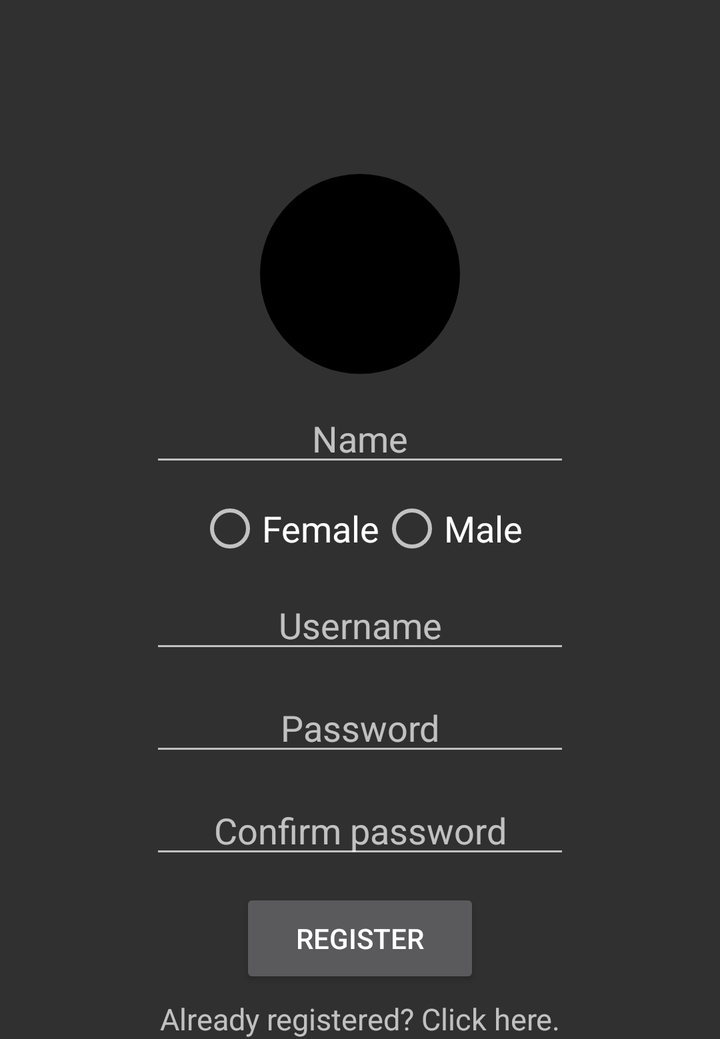
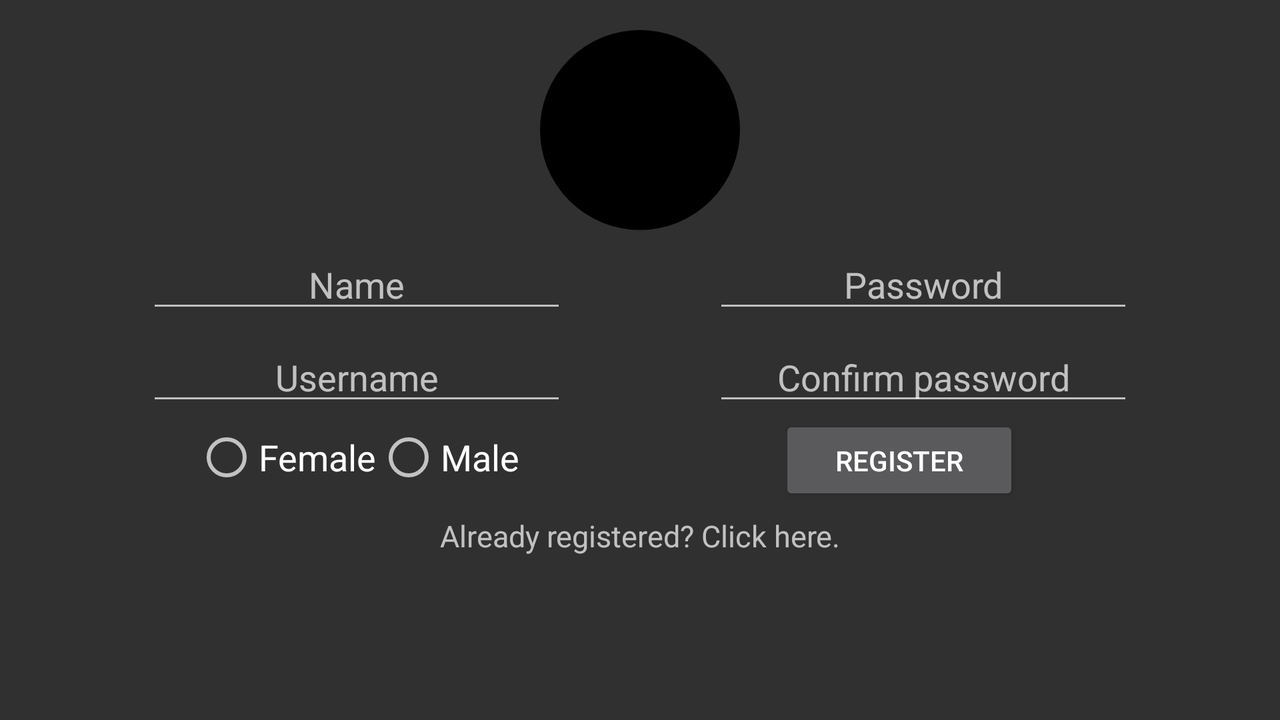

One screen, two layout resources from the same app: the default and the repository's alternative for another configuration. Each is rendered where Android would select it; the XML of both is given below.
<!-- AndroidManifest.xml: application theme AppTheme -->
<!-- res/layout/register_fragment.xml -->
<?xml version="1.0" encoding="utf-8"?>
<android.support.constraint.ConstraintLayout xmlns:android="http://schemas.android.com/apk/res/android"
    xmlns:app="http://schemas.android.com/apk/res-auto"
    xmlns:tools="http://schemas.android.com/tools"
    android:layout_width="match_parent"
    android:layout_height="wrap_content"
    android:screenOrientation="portrait"
    tools:context="com.example.dj_15.myapplication.MainActivity">

    <ImageView
        android:id="@+id/imageView2"
        android:layout_width="wrap_content"
        android:layout_height="wrap_content"
        android:adjustViewBounds="false"
        android:background="@drawable/imageview_design"
        android:cropToPadding="false"
        android:scaleType="center"
        android:src="@mipmap/ic_launcher"
        android:visibility="visible"
        app:layout_constraintBottom_toTopOf="@+id/username2"
        android:layout_marginTop="87dp"
        app:layout_constraintLeft_toLeftOf="parent"
        app:layout_constraintTop_toTopOf="parent"
        app:layout_constraintVertical_bias="0.0"
        app:layout_constraintRight_toRightOf="parent" />

    <EditText
        android:layout_width="wrap_content"
        android:layout_height="wrap_content"
        android:ems="10"
        android:id="@+id/nome"
        android:visibility="visible"
        android:hint="@string/name_label"
        android:inputType="textPersonName"
        android:textAlignment="center"
        android:layout_marginTop="10dp"
        app:layout_constraintTop_toBottomOf="@+id/imageView2"
        app:layout_constraintLeft_toLeftOf="parent"
        app:layout_constraintRight_toRightOf="parent" />

    <RadioGroup
        android:layout_width="wrap_content"
        android:layout_height="wrap_content"
        android:id="@+id/radio_group"
        android:orientation="horizontal"
        app:layout_constraintTop_toBottomOf="@+id/nome"
        app:layout_constraintLeft_toLeftOf="parent"
        app:layout_constraintRight_toRightOf="parent"
        android:layout_marginTop="10dp">

        <RadioButton
            android:id="@+id/fem"
            android:layout_width="wrap_content"
            android:layout_height="wrap_content"
            android:text="@string/female"
            android:textSize="18dp"
            android:visibility="visible"
            app:layout_constraintRight_toLeftOf="@+id/mas"
            app:layout_constraintHorizontal_chainStyle="packed"
            app:layout_constraintLeft_toLeftOf="parent" />

        <RadioButton
            android:id="@+id/mas"
            android:layout_width="wrap_content"
            android:layout_height="wrap_content"
            android:text="@string/male"
            android:textSize="18dp"
            android:visibility="visible"
            app:layout_constraintRight_toRightOf="parent"/>

    </RadioGroup>

    <EditText
        android:id="@+id/username2"
        android:layout_width="wrap_content"
        android:layout_height="wrap_content"
        android:ems="10"
        android:freezesText="false"
        android:hint="Username"
        android:inputType="text"
        android:textAlignment="center"
        android:visibility="visible"
        app:layout_constraintVertical_chainStyle="packed"
        app:layout_constraintTop_toBottomOf="@+id/radio_group"
        android:layout_marginTop="10dp"
        app:layout_constraintRight_toRightOf="parent"
        app:layout_constraintLeft_toLeftOf="parent"/>

    <EditText
        android:id="@+id/password2"
        android:layout_width="wrap_content"
        android:layout_height="wrap_content"
        android:ems="10"
        android:inputType="textPassword"
        android:hint="Password"
        android:textAlignment="center"
        app:layout_constraintLeft_toLeftOf="parent"
        app:layout_constraintRight_toRightOf="parent"
        app:layout_constraintTop_toBottomOf="@+id/username2"
        android:layout_marginTop="10dp" />

    <EditText
        android:id="@+id/conf_pass"
        android:layout_width="wrap_content"
        android:layout_height="wrap_content"
        android:ems="10"
        android:inputType="textPassword"
        android:hint="@string/conf_pass_label"
        android:textAlignment="center"
        app:layout_constraintLeft_toLeftOf="parent"
        app:layout_constraintRight_toRightOf="parent"
        app:layout_constraintTop_toBottomOf="@+id/password2"
        android:layout_marginTop="10dp"
        android:imeOptions="actionDone"/>

    <Button
        android:id="@+id/register"
        android:layout_width="120dp"
        android:layout_height="50dp"
        android:text="@string/reg_button"
        app:layout_constraintLeft_toLeftOf="parent"
        app:layout_constraintRight_toRightOf="parent"
        app:layout_constraintTop_toBottomOf="@id/conf_pass"
        android:layout_marginTop="10dp"/>

    <TextView
        android:id="@+id/redirect"
        android:layout_width="wrap_content"
        android:layout_height="wrap_content"
        android:text="@string/redirect_label"
        app:layout_constraintRight_toRightOf="parent"
        android:layout_marginTop="5dp"
        android:textSize="15dp"
        app:layout_constraintLeft_toLeftOf="parent"
        app:layout_constraintTop_toBottomOf="@id/register"
        />

</android.support.constraint.ConstraintLayout>
<!-- resources referenced by this layout -->
<resources>
  <!-- drawable imageview_design (drawable) -->
  <?xml version="1.0" encoding="utf-8"?>
  <shape xmlns:android="http://schemas.android.com/apk/res/android"
      android:shape="oval"
      android:tint="@color/colorPrimaryDark">
  
  
      <stroke
          android:width="2dp"/>
  
      <size
          android:width="100dp"
          android:height="100dp"/>
  
  
  </shape>
  <string name="conf_pass_label">Confirm password</string>
  <string name="female">Female</string>
  <string name="male">Male</string>
  <string name="name_label">Name</string>
  <string name="redirect_label">Already registered? Click here.</string>
  <string name="reg_button">Register</string>
  <style name="AppTheme" parent="Theme.AppCompat.NoActionBar">
          
          <item name="colorPrimary">@color/colorPrimary</item>
          <item name="colorPrimaryDark">@color/colorPrimaryDark</item>
          <item name="colorAccent">@color/accent_material_dark</item>
      </style>
  <color name="colorPrimaryDark">#000000</color>
  <color name="colorPrimary">#26a3a8</color>
</resources>
<!-- res/layout-land/register_fragment.xml (the repository's variant of the layout above) -->
<!-- drawn on the phone turned sideways -->
<?xml version="1.0" encoding="utf-8"?>
<android.support.constraint.ConstraintLayout xmlns:android="http://schemas.android.com/apk/res/android"
    android:layout_width="match_parent"
    android:layout_height="match_parent"
    xmlns:tools="http://schemas.android.com/tools"
    xmlns:app="http://schemas.android.com/apk/res-auto"
    android:screenOrientation="landscape"
    tools:context="com.example.dj_15.myapplication.MainActivity">

    <ImageView
        android:id="@+id/imageView2"
        android:layout_width="wrap_content"
        android:layout_height="wrap_content"
        android:adjustViewBounds="false"
        android:background="@drawable/imageview_design"
        android:cropToPadding="false"
        android:scaleType="center"
        android:src="@mipmap/ic_launcher"
        android:visibility="visible"
        app:layout_constraintBottom_toTopOf="@+id/username"
        android:layout_marginTop="15dp"
        app:layout_constraintLeft_toLeftOf="parent"
        app:layout_constraintTop_toTopOf="parent"
        app:layout_constraintVertical_bias="0.0"
        app:layout_constraintRight_toRightOf="parent" />

    <EditText
        android:layout_width="wrap_content"
        android:layout_height="wrap_content"
        android:ems="10"
        android:id="@+id/nome"
        android:visibility="visible"
        android:hint="@string/name_label"
        android:inputType="textPersonName"
        android:textAlignment="center"
        android:layout_marginTop="5dp"
        app:layout_constraintTop_toBottomOf="@+id/imageView2"
        app:layout_constraintLeft_toLeftOf="parent"
        app:layout_constraintRight_toLeftOf="@+id/password" />

    <RadioGroup
        android:layout_width="wrap_content"
        android:layout_height="wrap_content"
        android:id="@+id/radio_group"
        android:orientation="horizontal"
        android:textAlignment="center"
        app:layout_constraintTop_toBottomOf="@+id/username"
        app:layout_constraintLeft_toLeftOf="@+id/username"
        app:layout_constraintRight_toRightOf="@+id/username"
        android:layout_marginTop="5dp">

        <RadioButton
            android:id="@+id/fem"
            android:layout_width="wrap_content"
            android:layout_height="wrap_content"
            android:text="@string/female"
            android:textSize="18dp"
            android:visibility="visible"
            app:layout_constraintRight_toLeftOf="@+id/mas"
            app:layout_constraintHorizontal_chainStyle="packed"
            app:layout_constraintLeft_toLeftOf="parent" />

        <RadioButton
            android:id="@+id/mas"
            android:layout_width="wrap_content"
            android:layout_height="wrap_content"
            android:text="@string/male"
            android:textSize="18dp"
            android:visibility="visible"
            app:layout_constraintRight_toLeftOf="@+id/register"/>

    </RadioGroup>

    <EditText
        android:id="@+id/username"
        android:layout_width="wrap_content"
        android:layout_height="wrap_content"
        android:ems="10"
        android:freezesText="false"
        android:hint="Username"
        android:inputType="text"
        android:textAlignment="center"
        android:visibility="visible"
        app:layout_constraintVertical_chainStyle="packed"
        app:layout_constraintTop_toBottomOf="@+id/nome"
        android:layout_marginTop="5dp"
        app:layout_constraintRight_toLeftOf="@+id/conf_pass"
        app:layout_constraintLeft_toLeftOf="parent"/>

    <EditText
        android:id="@+id/password"
        android:layout_width="wrap_content"
        android:layout_height="wrap_content"
        android:ems="10"
        android:inputType="textPassword"
        android:hint="Password"
        android:textAlignment="center"
        app:layout_constraintLeft_toRightOf="@+id/nome"
        app:layout_constraintRight_toRightOf="parent"
        app:layout_constraintTop_toBottomOf="@+id/imageView2"
        android:layout_marginTop="5dp" />

    <EditText
        android:id="@+id/conf_pass"
        android:layout_width="wrap_content"
        android:layout_height="wrap_content"
        android:ems="10"
        android:inputType="textPassword"
        android:hint="@string/conf_pass_label"
        android:textAlignment="center"
        app:layout_constraintLeft_toRightOf="@+id/username"
        app:layout_constraintRight_toRightOf="parent"
        app:layout_constraintTop_toBottomOf="@+id/password"
        android:layout_marginTop="5dp" />

    <Button
        android:id="@+id/register"
        android:layout_width="120dp"
        android:layout_height="45dp"
        android:text="@string/reg_button"
        app:layout_constraintLeft_toRightOf="@+id/radio_group"
        app:layout_constraintRight_toRightOf="parent"
        app:layout_constraintTop_toBottomOf="@+id/conf_pass"
        />

    <TextView
        android:id="@+id/redirect"
        android:layout_width="wrap_content"
        android:layout_height="wrap_content"
        android:text="@string/redirect_label"
        app:layout_constraintRight_toRightOf="parent"
        android:layout_marginTop="5dp"
        android:textSize="15dp"
        app:layout_constraintLeft_toLeftOf="parent"
        app:layout_constraintTop_toBottomOf="@id/register"
        />

</android.support.constraint.ConstraintLayout>
